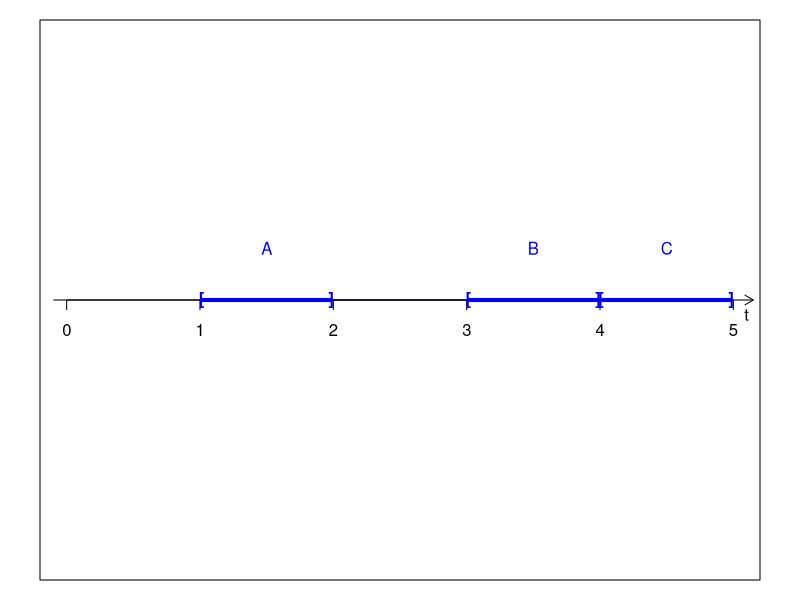
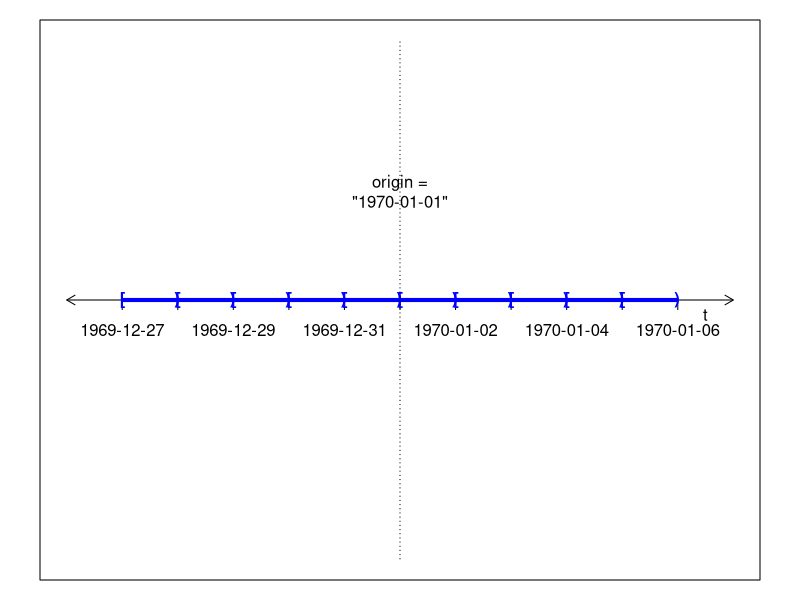
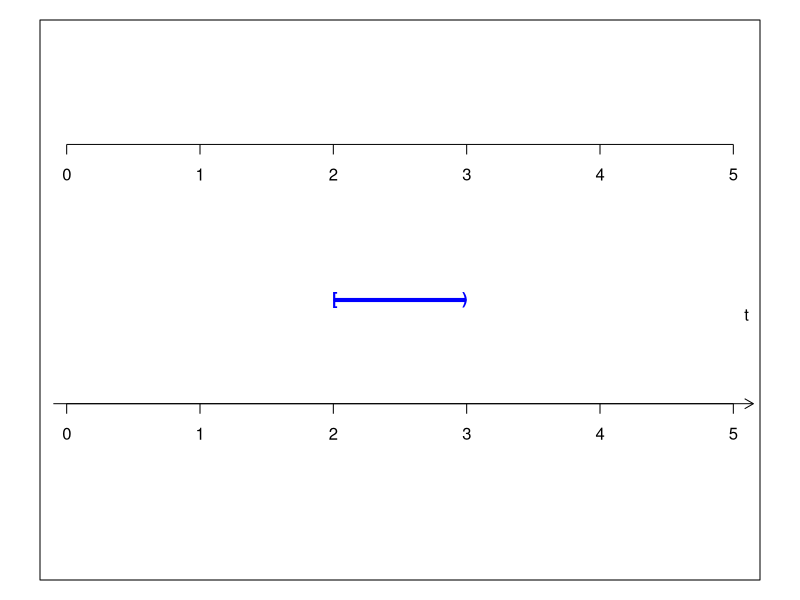
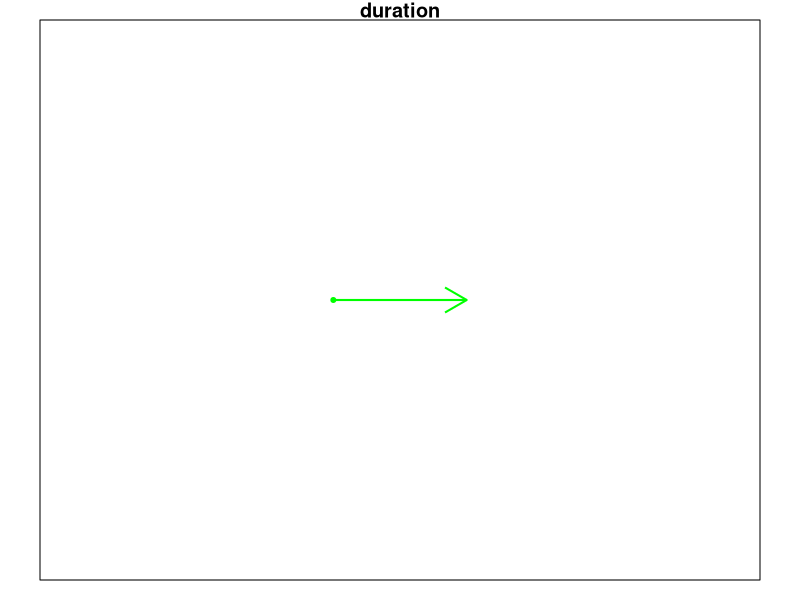

Source code (R) for these figures, in order:
## ---- chunk 1
#plot.window(xlim=c(0,5), ylim=c(-.5, .5))
par(mar=c(1,2,1,2))
par(lend="butt")
plot(c(2,3), c(0,0), col="blue", type = "l", 
     axes=F, xlim=c(0,5), ylim=c(-.5, .5), 
     xlab="", ylab="")
axis(1, pos=0)
arrows(x0=-.1, y0=0, x1=5.15, length=.1)
text(5.1, 0, "t", pos = 1)
box()
segments(x0=1.01, y0=0, x1=1.99, col="blue", lwd =4)

text(x=1.013, y=0, "[", col="blue", font = 2)
text(x=1.987, y=0, "]", col="blue", font = 2)
text(x=1.5, y= .1, "A", col="blue")

segments(x0=3.01, y0=0, x1=3.99, col="blue", lwd =4)
text(x=3.013, y=0, "[", col="blue", font = 2)
text(x=3.987, y=0, "]", col="blue", font = 2)
text(x=3.5, y= .1, "B", col="blue")

segments(x0=4.01, y0=0, x1=4.99, col="blue", lwd =4)
text(x=4.01, y=0, "[", col="blue", font = 2)
text(x=4.987, y=0, "]", col="blue", font = 2)
text(x=4.5, y= .1, "C", col="blue")
## ---- chunk 2
n = 5
a <- as.POSIXct((-n:n)*60*60*24, origin = "1970-01-01 00:00:00", tz="UTC")
a
## ---- chunk 3
#plot.window(xlim=c(0,5), ylim=c(-.5, .5))
par(mar=c(1,2,1,2))
par(lend="butt")
NDaysInSecs <- 60*60*24*n
RadiusOfWindow <- NDaysInSecs + 60*60*24
plot(a, y=rep(0, 2*n+1), type = "l", axes = F, 
     ylim=c(-1, 1), xlim = c(-RadiusOfWindow, RadiusOfWindow),
     xlab="", ylab="")
axis(1, at=a, labels=a, pos=0)
arrows(x0=a[1]-60*60*24, y0=0, x1=a[2*n+1]+60*60*24, length=.1, code = 3)
text(a[2*n+1]+60*60*12, 0, "t", pos = 1)
segments(x0=a[1:(2*n)], y0=0, x1=a[2:(2*n+1)], col="blue", lwd =4)
for (i in 1:(2*n)) text(x=a[i] + 15*60, y=0, "[", col="blue", font = 2)
for (i in 2:(2*n+1)) text(x=a[i] - 15*60, y=0, ")", col="blue", font = 2)
axis(2, pos=0, labels = FALSE, lwd.ticks=0, lty="dotted")
text(0, .5, "origin =\n\"1970-01-01\"", pos = 1)
box()
## ---- chunk 4
#plot.window(xlim=c(0,5), ylim=c(-.5, .5))
par(mar=c(1,2,1,2))
par(lend="butt")
plot(c(2,3), c(0,0), col="blue", type = "l",
     axes=F, xlim=c(0,5), ylim=c(-.5, .5), 
     xlab="time", ylab="")
axis(1, pos=-.2)
axis(1, pos=.3)
arrows(x0=-.1, y0=-.2, x1=5.15, length=.1)
text(5.1, 0, "t", pos = 1)
segments(x0=2.01, y0=0, x1=2.99, col="blue", lwd =4)
text(x=2.013, y=0, "[", col="blue", font = 2)
text(x=2.987, y=0, ")", col="blue", font = 2)
box()
## ---- chunk 5
par(mar=c(1,2,1,2))
plot(2, 0, xlim=c(0,5), ylim=c(-.5, .5), col="green", pch = 20, axes=F, 
     xlab="", ylab="", main="duration")
arrows(x0=2, y0=0, x1=3, col="green", lwd =2)
box()
